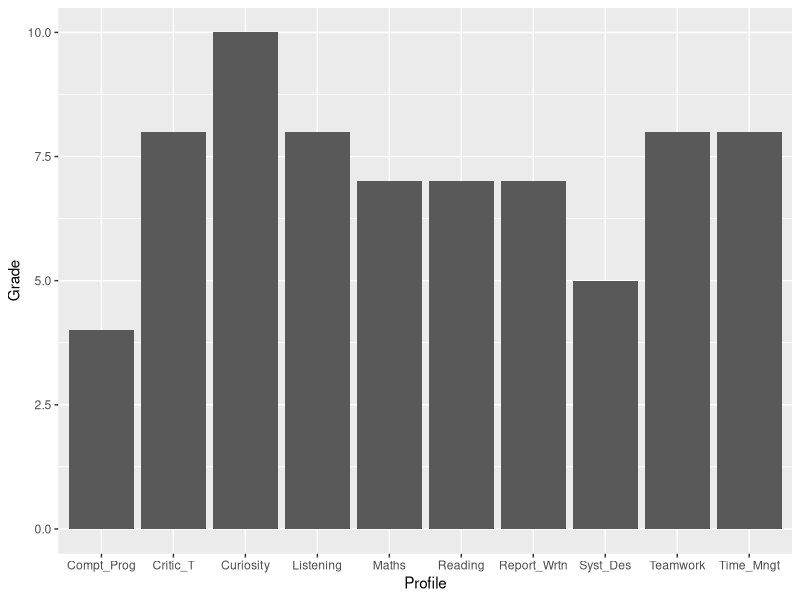

This chart was generated by the following R code:
## ---- chunk 1
Profile <- c('Reading','Critic_T','Time_Mngt','Maths','Compt_Prog','Syst_Des','Report_Wrtn','Listening','Teamwork','Curiosity')
Grade <- c(7, 8, 8, 7, 4, 5, 7, 8, 8, 10)

data_science_profile <- data.frame(Profile, Grade)


library(ggplot2)

ggplot(data= data_science_profile, aes(x=Profile, y=Grade)) + geom_bar(stat ="identity")
